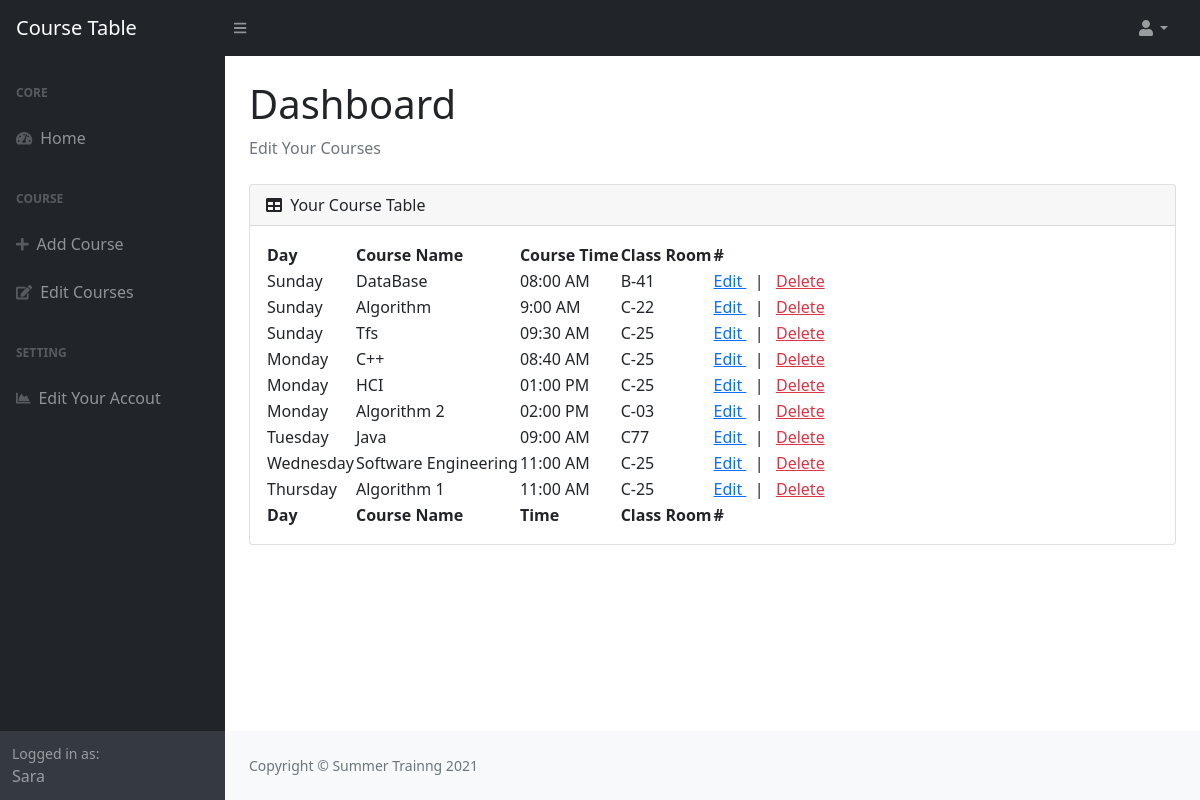
The page /courses.php (signed in) on the database its author committed.
### tables this page shows
CREATE TABLE `users` (
  `id` int(11) NOT NULL,
  `firstName` varchar(225) NOT NULL,
  `lastName` varchar(225) NOT NULL,
  `email` varchar(225) NOT NULL,
  `password` int(11) NOT NULL
);

CREATE TABLE `courses` (
  `id` int(11) NOT NULL,
  `courseName` varchar(225) NOT NULL,
  `courseDay` int(11) NOT NULL,
  `courseTime` varchar(225) NOT NULL,
  `courseClass` varchar(225) NOT NULL,
  `courseTime_inWeek` varchar(25) NOT NULL,
  `user_id` int(11) NOT NULL
);

### connection.php (called while the page is built, shortened)
<?php
function numToDay($num){
    $day = "";
    switch($num){
        case 1:
        $day = "Sunday";
        break;
        case 2:
        $day = "Monday";
        break;
        case 3:
        $day = "Tuesday";
        break;
        case 4:
        $day = "Wednesday";
        break;
        case 5:
        $day = "Thursday";
        break;
    }
    return $day;
}

### courses.php (the view, shortened to what this page needs)
<?php
include "connection.php";
$user_id = $_SESSION['user:id'];
$row = $conn->query("select * from  users where id = '$user_id' ")->fetch();
$cources = $conn->query("select * from  courses where user_id = '$user_id'  ORDER BY `courses`.`courseDay` ASC ")->fetchAll();
?>
<!DOCTYPE html>
<html lang="en">
    <head>
        <link href="https://cdn.jsdelivr.net/npm/simple-datatables@latest/dist/style.css" rel="stylesheet" />
        <link href="css/styles.css" rel="stylesheet" />
    </head>
    <body class="sb-nav-fixed">
        <nav class="sb-topnav navbar navbar-expand navbar-dark bg-dark">
            <a class="navbar-brand ps-3" href="index.php">Course Table</a>
            <button class="btn btn-link btn-sm order-1 order-lg-0 me-4 me-lg-0" id="sidebarToggle" href="#!"><i class="fas fa-bars"></i></button>
            <ul class="navbar-nav ms-auto ms-md-0 me-3 me-lg-4">
                <li class="nav-item dropdown">
                    <a class="nav-link dropdown-toggle" id="navbarDropdown" href="#" role="button" data-bs-toggle="dropdown" aria-expanded="false"><i class="fas fa-user fa-fw"></i></a>
                </li>
            </ul>
        </nav>
        <div id="layoutSidenav">
            <div id="layoutSidenav_nav">
                <nav class="sb-sidenav accordion sb-sidenav-dark" id="sidenavAccordion">
                    <div class="sb-sidenav-menu">
                        <div class="nav">
                            <div class="sb-sidenav-menu-heading">Core</div>
                            <a class="nav-link" href="index.php">
                                <div class="sb-nav-link-icon"><i class="fas fa-tachometer-alt"></i></div>
                                Home
                            </a>
                            <div class="sb-sidenav-menu-heading">Course</div>
                            <a class="nav-link" href="add.php">
                                <div class="sb-nav-link-icon"><i class="fas fa-plus"></i></div>
                                Add Course
                            </a>
                            <a class="nav-link" href="courses.php">
                                <div class="sb-nav-link-icon"><i class="fas fa-edit"></i></div>
                                Edit Courses
                            </a>
                            <div class="sb-sidenav-menu-heading">Setting</div>
                            <a class="nav-link" href="editUser.php">
                                <div class="sb-nav-link-icon"><i class="fas fa-chart-area"></i></div>
                                Edit Your Accout
                            </a>
                        </div>
                    </div>
                    <div class="sb-sidenav-footer">
                        <div class="small">Logged in as:</div>
                        <?php echo $row['firstName'] ?>
                    </div>
                </nav>
            </div>
            <div id="layoutSidenav_content">
                <main>
                    <div class="container-fluid px-4">
                        <h1 class="mt-4">Dashboard</h1>
                        <ol class="breadcrumb mb-4">
                            <li class="breadcrumb-item active">Edit Your Courses</li>
                        </ol>
                        <div class="card mb-4">
                            <div class="card-header">
                                <i class="fas fa-table me-1"></i>
                               Your Course Table
                            </div>
                            <div class="card-body">
                                <table id="datatablesSimple">
                                    <thead>
                                        <tr>
                                        <th>Day</th>
                                        <th>Course Name</th>
                                            <th>Course Time</th>
                                            <th>Class Room</th>
                                            <th>#</th>
                                        </tr>
                                    </thead>
                                    <tfoot>
                                        <tr>
                                        <th>Day</th>
                                        <th>Course Name</th>
                                            <th>Time</th>
                                            <th>Class Room</th>
                                            <th>#</th>
                                        </tr>
                                    </tfoot>
                                    <tbody>
                                        <?php foreach($cources as $cource): ?>
                                        <tr>
                                        <td><span style="display: none"><?=$cource['courseDay'] ?></span><?php echo numToDay($cource['courseDay']) ?></td>
                                            <td><?php echo $cource['courseName'] ?></td>
                                            <td><?php echo $cource['courseTime'] ?></td>
                                            <td><?php echo $cource['courseClass'] ?></td>
                                            <td> <a href="editCourse.php?id=<?php echo $cource['id'] ?>" class="btn-lnik"> Edit </a> &nbsp;	 | &nbsp;	<a href="deleteCourse.php?id=<?php echo $cource['id'] ?>" class="btn-lnik text-danger"> Delete </a> </td>
                                        </tr>
                                        <?php endforeach; ?>
                                    </tbody>
                                </table>
                            </div>
                        </div>
                    </div>
                </main>
                <footer class="py-4 bg-light mt-auto">
                    <div class="container-fluid px-4">
                        <div class="d-flex align-items-center justify-content-between small">
                            <div class="text-muted">Copyright &copy; Summer Trainng 2021</div>
                        </div>
                    </div>
                </footer>
            </div>
        </div>
    </body>
</html>

### rows shown on the page
users: firstName "Sara"
courses: courseDay "Sunday", courseName "DataBase", courseTime "08:00 AM", courseClass "B-41"
courses: courseDay "Sunday", courseName "Algorithm", courseTime "9:00 AM", courseClass "C-22"
courses: courseDay "Sunday", courseName "Tfs", courseTime "09:30 AM", courseClass "C-25"
courses: courseDay "Monday", courseName "C++", courseTime "08:40 AM", courseClass "C-25"
courses: courseDay "Monday", courseName "HCI", courseTime "01:00 PM", courseClass "C-25"
courses: courseDay "Monday", courseName "Algorithm 2", courseTime "02:00 PM", courseClass "C-03"
courses: courseDay "Tuesday", courseName "Java", courseTime "09:00 AM", courseClass "C77"
courses: courseDay "Wednesday", courseName "Software Engineering", courseTime "11:00 AM", courseClass "C-25"
courses: courseDay "Thursday", courseName "Algorithm 1", courseTime "11:00 AM", courseClass "C-25"
